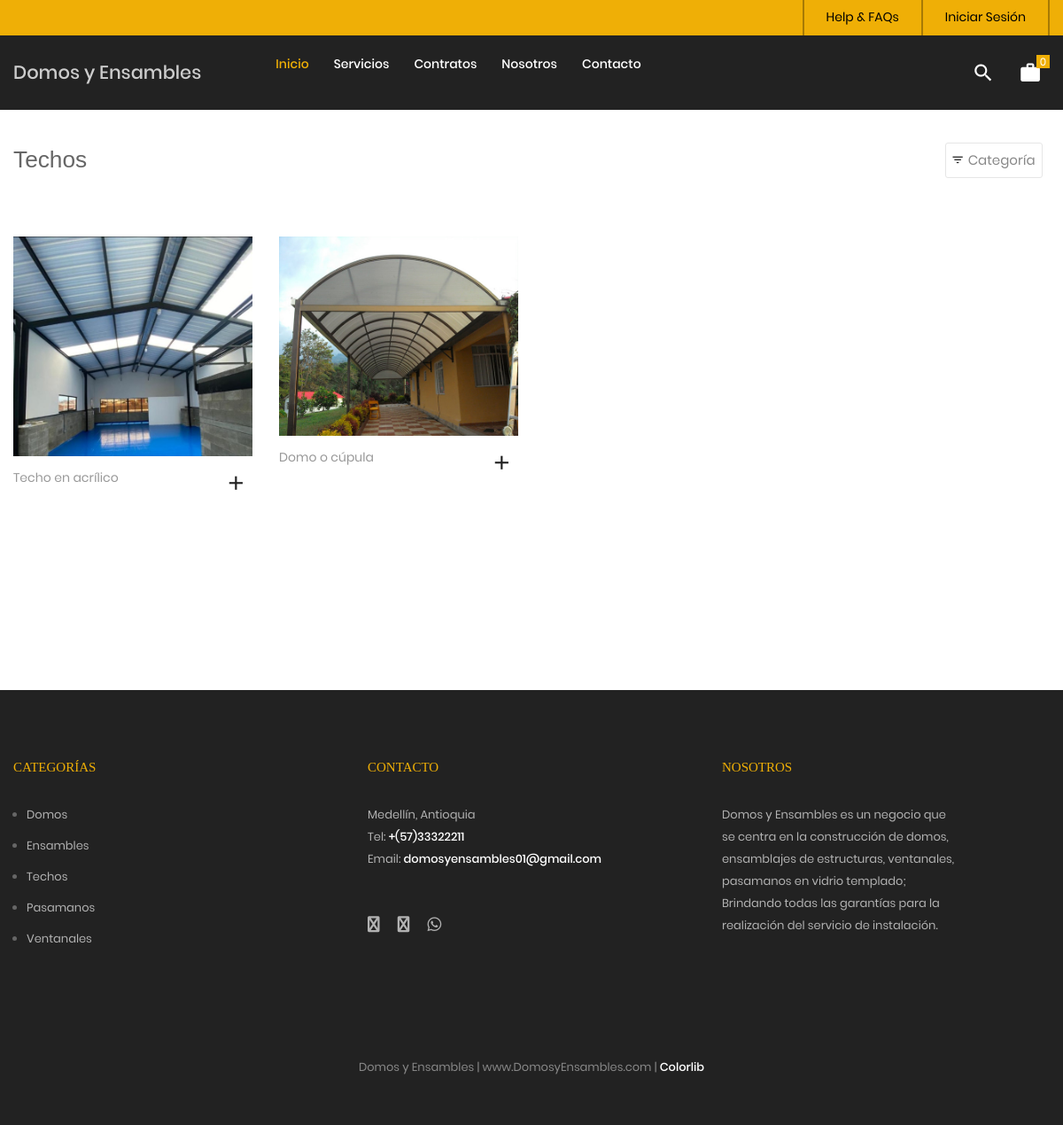
The page /tienda/categoria/3/techos on the database as committed earlier.
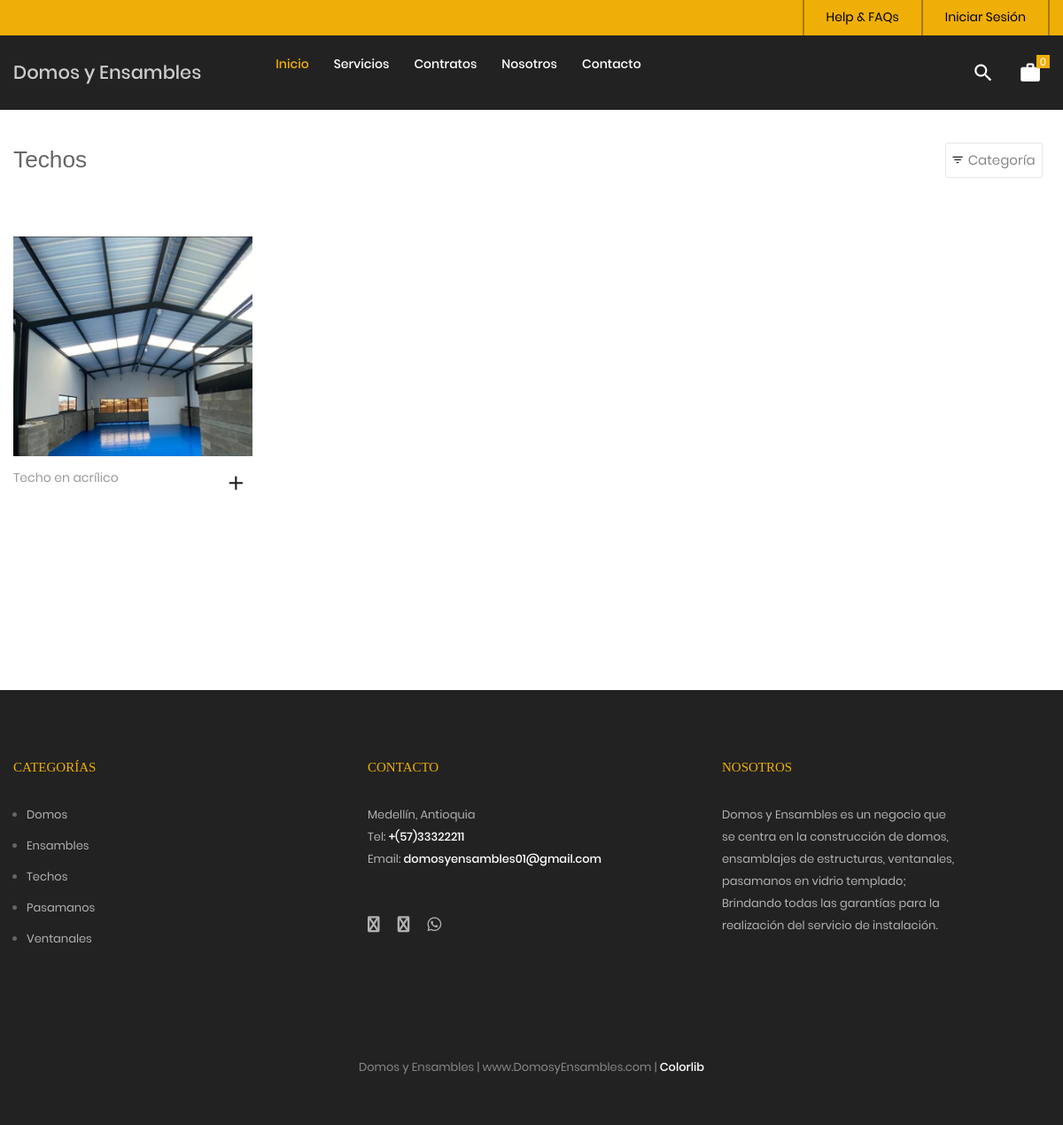
The same page on the database as committed later.
### tables this page shows
CREATE TABLE `servicio` (
  `idservicio` bigint(20) NOT NULL,
  `categoriaid` bigint(20) NOT NULL,
  `codigo` varchar(30) NOT NULL,
  `nombre` varchar(255) NOT NULL,
  `descripcion` text NOT NULL,
  `imagen` varchar(100) DEFAULT NULL,
  `datecreated` datetime NOT NULL DEFAULT current_timestamp(),
  `ruta` varchar(255) NOT NULL,
  `status` int(11) NOT NULL DEFAULT 1
);

CREATE TABLE `categoria` (
  `idcategoria` bigint(20) NOT NULL,
  `nombre` varchar(255) NOT NULL,
  `descripcion` text NOT NULL,
  `portada` varchar(100) NOT NULL,
  `datecreated` datetime NOT NULL DEFAULT current_timestamp(),
  `ruta` varchar(255) NOT NULL,
  `status` int(11) NOT NULL DEFAULT 1
);

### Libraries/Core/Views.php (called while the page is built)
<?php
	class Views
	{
		function getView($controller,$view,$data="")
		{
			$controller = get_class($controller);
			if($controller == "Home"){
				$view = "Views/".$view.".php";
			}else{
				$view = "Views/".$controller."/".$view.".php";
			}
			require_once ($view);
		}
	}
 ?>

### index.php (called while the page is built, shortened)
<?php
	require_once("Helpers/Helpers.php");
	require_once("Libraries/Core/Load.php");
 ?>

### Libraries/Core/Mysql.php (called while the page is built, shortened)
<?php
	class Mysql extends Conexion
	{
		private $conexion;
		function __construct()
		{
			$this->conexion = new Conexion();
			$this->conexion = $this->conexion->conect();
		}
		public function select(string $query)
		{
			$this->strquery = $query;
        	$result = $this->conexion->prepare($this->strquery);
			$result->execute();
        	$data = $result->fetch(PDO::FETCH_ASSOC);
        	return $data;
		}
		public function select_all(string $query)
		{
			$this->strquery = $query;
        	$result = $this->conexion->prepare($this->strquery);
			$result->execute();
        	$data = $result->fetchall(PDO::FETCH_ASSOC);
        	return $data;
		}
	}
 ?>

### Libraries/Core/Conexion.php (called while the page is built)
<?php
class Conexion{
	private $conect;
	public function __construct(){
		$connectionString = "mysql:host=".DB_HOST.";dbname=".DB_NAME.";charset=".DB_CHARSET;
		try{
			$this->conect = new PDO($connectionString, DB_USER, DB_PASSWORD);
			$this->conect->setAttribute(PDO::ATTR_ERRMODE, PDO::ERRMODE_EXCEPTION);
		}catch(PDOException $e){
			$this->conect = 'Error de conexión';
		    echo "ERROR: " . $e->getMessage();
		}
	}
	public function conect(){
		return $this->conect;
	}
}
?>

### Models/TServicio.php (called while the page is built, shortened)
<?php
require_once("Libraries/Core/Mysql.php");
trait TServicio{
	public function getServiciosCategoriaT(int $idcategoria, string $ruta, $desde = null, $porpagina = null){
		$this->intIdcategoria = $idcategoria;
		$this->strRuta = $ruta;
		$where = "";
		if(is_numeric($desde) AND is_numeric($porpagina)){
			$where = " LIMIT ".$desde.",".$porpagina;
		}
		$this->con = new Mysql();
		$sql_cat = "SELECT idcategoria,nombre,ruta FROM categoria WHERE idcategoria = '{$this->intIdcategoria}'";
		$request = $this->con->select($sql_cat);
		if(!empty($request)){
			$this->strCategoria = $request['nombre'];
			$this->strRutaCategoria = $request['ruta'];
			$sql = "SELECT p.idservicio,
							p.codigo,
							p.nombre,
							p.descripcion,
							p.categoriaid,
							c.nombre as categoria,
							p.ruta
					FROM servicio p
					INNER JOIN categoria c
					ON p.categoriaid = c.idcategoria
					WHERE p.status != 0 AND p.categoriaid = $this->intIdcategoria AND c.ruta = '{$this->strRuta}'
					ORDER BY p.idservicio DESC ".$where;
					$request = $this->con->select_all($sql);
					if(count($request) > 0){
						for ($c=0; $c < count($request) ; $c++) {
							$intIdServicio = $request[$c]['idservicio'];
							$sqlImg = "SELECT img
									FROM imagen
									WHERE servicioid = $intIdServicio";
							$arrImg = $this->con->select_all($sqlImg);
							if(count($arrImg) > 0){
								for ($i=0; $i < count($arrImg); $i++) {
									$arrImg[$i]['url_image'] = media().'/images/uploads/'.$arrImg[$i]['img'];
								}
							}
							$request[$c]['images'] = $arrImg;
						}
					}
			$request = array('idcategoria' => $this->intIdcategoria,
								'ruta' => $this->strRutaCategoria,
								'categoria' => $this->strCategoria,
								'servicios' => $request
							);
		}
		return $request;
	}
}
 ?>

### Helpers/Helpers.php (called while the page is built, shortened)
<?php
	function base_url()
	{
		return BASE_URL;
	}
    function footerTienda($data="")
    {
        $view_footer = "Views/Template/footer_tienda.php";
        require_once ($view_footer);
    }
    function getCatFooter(){
        require_once ("Models/CategoriasModel.php");
        $objCategoria = new CategoriasModel();
        $request = $objCategoria->getCategoriasFooter();
        return $request;
    }
    function getInfoPage(int $idpagina){
        require_once("Libraries/Core/Mysql.php");
        $con = new Mysql();
        $sql = "SELECT * FROM post WHERE idpost = $idpagina";
        $request = $con->select($sql);
        return $request;
    }
 ?>

### Models/CategoriasModel.php (called while the page is built, shortened)
<?php
	class CategoriasModel extends Mysql
	{
		public function getCategoriasFooter(){
			$sql = "SELECT idcategoria, nombre, descripcion, portada, ruta
					FROM categoria WHERE  status = 1 AND idcategoria IN (".CAT_FOOTER.")";
			$request = $this->select_all($sql);
			if(count($request) > 0){
				for ($c=0; $c < count($request) ; $c++) {
					$request[$c]['portada'] = BASE_URL.'/Assets/images/uploads/'.$request[$c]['portada'];
				}
			}
			return $request;
		}
	}
 ?>

### Views/Template/footer_tienda.php (the view, shortened to what the changed rows need)
	<?php
		$catFotter = getCatFooter();
	 ?>
	<footer class="bg3 p-t-75 p-b-32">
		<div class="container">
			<div class="row">
				<div class="col-sm-6 col-lg-4 p-b-50">
					<?php if(count($catFotter) > 0){ ?>
					<ul>
						<?php foreach ($catFotter as $cat) { ?>
						<li class="p-b-10">
							<a href="<?= base_url() ?>/tienda/categoria/<?= $cat['idcategoria'].'/'.$cat['ruta'] ?>" class="stext-107 cl7 hov-cl1 trans-04">
								<?= $cat['nombre'] ?>
							</a>
						</li>
						<?php } ?>
					</ul>
					<?php } ?>
				</div>
			</div>
		</div>
	</footer>
</body>
</html>

### Views/Tienda/categoria.php (shortened to what the changed rows need)
<?php
$arrServicios = $data['servicios'];
 ?>
<br><br><br>
	<div class="bg0 m-t-23 p-b-140">
		<div class="container">
			<div class="row isotope-grid">
			<?php
			if(!empty($arrServicios)){
				for ($p=0; $p < count($arrServicios); $p++) {
					$ruta = $arrServicios[$p]['ruta'];
					if(count($arrServicios[$p]['images']) > 0 ){
						$portada = $arrServicios[$p]['images'][0]['url_image'];
					}else{
						$portada = media().'/images/uploads/product.png';
					}
			 ?>
				<div class="col-sm-6 col-md-4 col-lg-3 p-b-35 isotope-item women">
					<div class="block2">
						<div class="block2-pic hov-img0">
							<img src="<?= $portada ?>" alt="<?= $arrServicios[$p]['nombre'] ?>">
						</div>
						<div class="block2-txt flex-w flex-t p-t-14">
							<div class="block2-txt-child1 flex-col-l ">
								<a href="<?= base_url().'/tienda/servicio/'.$arrServicios[$p]['idservicio'].'/'.$ruta; ?>" class="stext-104 cl4 hov-cl1 trans-04 js-name-b2 p-b-6">
									<?= $arrServicios[$p]['nombre'] ?>
								</a>
							</div>
							<div class="block2-txt-child2 flex-r p-t-3">
								<a href="#"
								 id="<?= openssl_encrypt($arrServicios[$p]['idservicio'],METHODENCRIPT,KEY); ?>"
								 class="btn-addwish-b2 dis-block pos-relative js-addwish-b2 js-addcart-detail
								 icon-header-item cl2 hov-cl1 trans-04 p-l-22 p-r-11
								 ">
									<i class="zmdi zmdi zmdi-plus"></i>
								</a>
							</div>
						</div>
					</div>
				</div>
			<?php
				}
			}else{
				?>
			<p>No hay servicios para mostrar <a href="<?= base_url() ?>/tienda"> Ver servicios</a></p>
			<?php
			}
			?>
			</div>
		</div>
	</div>
<?php
	footerTienda($data);
?>

Rows that differ between the two databases and show on the page:
no longer on this page (row edited): servicio: shows a picture, nombre "Domo o cúpula"
